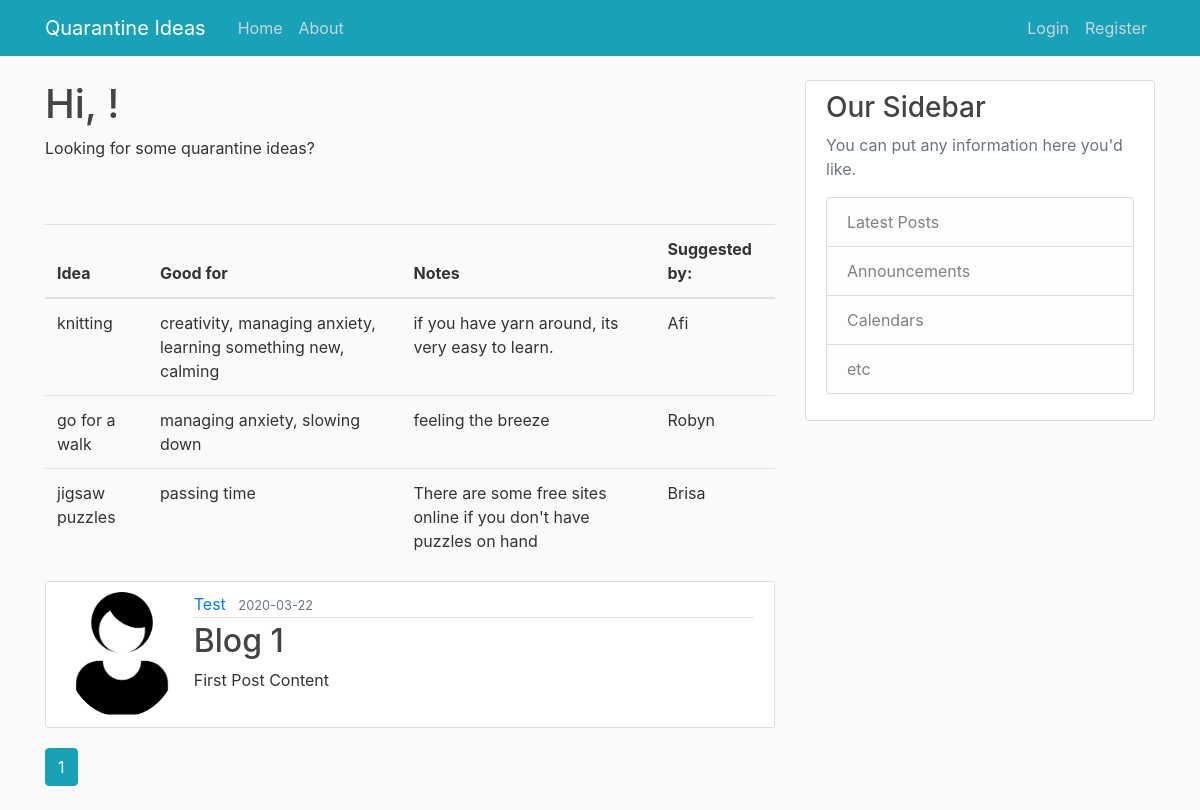
Page /home on the earlier database version.
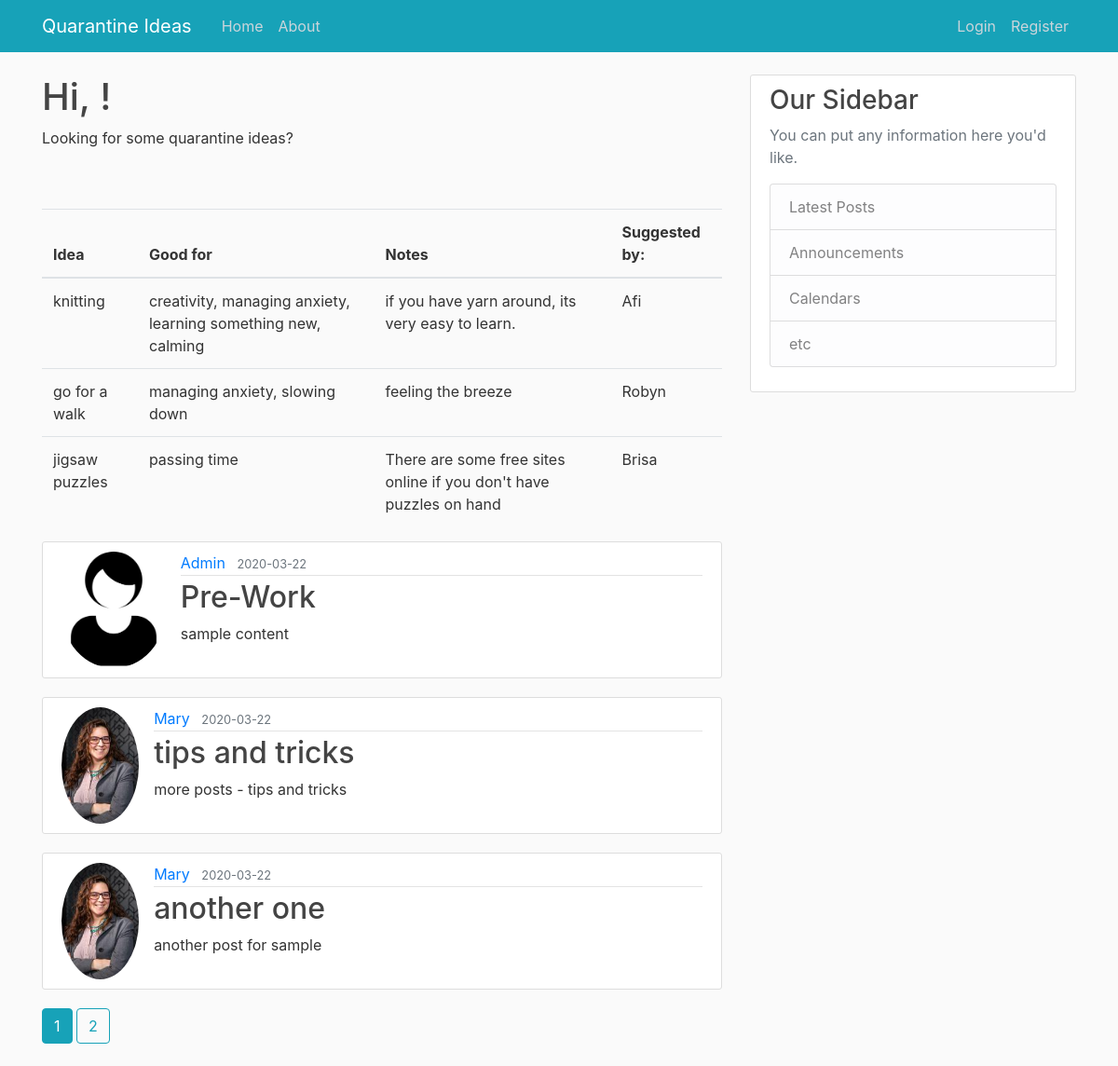
Same page on the later database version.
### ideas/models.py (models this page shows, shortened)
class Post(db.Model):
    id = db.Column(db.Integer, primary_key=True)
    title = db.Column(db.String(100), nullable=False)
    date_posted = db.Column(db.DateTime, nullable=False, default=datetime.utcnow)
    content = db.Column(db.Text, nullable=False)
    user_id = db.Column(db.Integer, db.ForeignKey('user.id'), nullable=False)

class User(db.Model, UserMixin):
    id = db.Column(db.Integer, primary_key=True)
    username = db.Column(db.String(30), unique=True, nullable=False)
    email = db.Column(db.String(30), unique=True, nullable=False)
    image_file = db.Column(db.String(20), nullable=False, default='default.jpg')
    password = db.Column(db.String(60), nullable=False)
    posts = db.relationship('Post', backref='author', lazy='dynamic')

### ideas/routes.py (the view)
@app.route('/')
@app.route('/index')
@app.route('/home')
def home():
    page = request.args.get('page', 1, type=int)
    posts = Post.query.order_by(Post.date_posted.desc()).paginate(page=page, per_page=3)
    return render_template("index.html", title='Quarantine Ideas', ideas=ideas, posts=posts)

### ideas/templates/index.html (shortened to what this page needs)
{% extends "layout.html" %}
{% block main %}
        <h1>Hi, {{ current_user.username }}!</h1>
        <p> Looking for some quarantine ideas?</p>
        <br><br>
        <table class="table">
                <thead>
                <tr>
                        <th>Idea</th>
                        <th>Good for</th>
                        <th>Notes</th>
                        <th>Suggested by:</th>
                </tr>
                </thead>
                {% for idea in ideas %}
                <tr>
                        <td>{{ idea.suggestion }}</td>
                        <td>{{ idea.for }}</td>
                        <td>{{ idea.notes }}</td>
                        <td>{{ idea.by }}</td>
                </tr>
                {% endfor %}
        </table>
        {% for post in posts.items %}
        <article class="media content-section">
                <img class="rounded-circle article-img" src="{{url_for('static', filename='img/'+ post.author.image_file) }}">
                <div class="media-body">
                        <div class="article-metadata">
                                <a class="mr-2" href="{{ url_for('user_posts', username=post.author.username) }}">{{ post.author.username }}</a>
                                <small class="text-muted">{{ post.date_posted.strftime('%Y-%m-%d') }}</small>
                        </div>
                        <h2><a class="article-title" href="{{ url_for('post', post_id=post.id) }}">{{ post.title }}</a></h2>
                        <p class="article-content">{{ post.content }}</p>
                </div>
        </article>
        {% endfor %}
        {% for page_num in posts.iter_pages(left_edge=1, right_edge=1, left_current=1, right_current=3) %}
                {% if page_num %}
                        {% if posts.page == page_num %}
                                 <a class="btn btn-info mb-4" href="{{ url_for('home', page=page_num) }}"> {{ page_num }}</a>
                        {% else %}
                                <a class="btn btn-outline-info mb-4" href="{{ url_for('home', page=page_num) }}"> {{ page_num }}</a>
                        {% endif %}
                        {% else %}
                        ...
                {% endif %}
        {% endfor %}
{% endblock %}

### ideas/templates/layout.html (shortened to what this page needs)
<!DOCTYPE html>
<html>
<head>
    <link rel="stylesheet" href="https://maxcdn.bootstrapcdn.com/bootstrap/4.0.0/css/bootstrap.min.css"
>
    <link rel="stylesheet" type="text/css" href="{{ url_for('static', filename='main.css') }}">
</head>
<body>
    <header class="site-header">
        <nav class="navbar navbar-expand-md navbar-dark bg-info fixed-top">
            <div class="container">
                <a class="navbar-brand mr-4" href="/">Quarantine Ideas</a>
                <div class="collapse navbar-collapse" id="navbarToggle">
                    <div class="navbar-nav mr-auto">
                        <a class="nav-item nav-link" href="{{ url_for('home') }}">Home</a>
                        <a class="nav-item nav-link" href="{{ url_for('about') }}">About</a>
                    </div>
                    {% if current_user.is_authenticated %}
                        <ul class="navbar-nav ml-auto mt-2">
                            <li class="nav-item"><a class="nav-link" href="{{ url_for('new_post') }}">New Post</a></li>
                            <li class="nav-item"><a class="nav-link" href="{{ url_for('account') }}">Account</a></li>
                            <li class="nav-item"><a class="nav-link" href="{{ url_for('logout') }}">Log Out</a></li>
                        </ul>
                    {% else %}
                        <div class="navbar-nav">
                            <a class="nav-item nav-link" href="{{ url_for('login') }}">Login</a>
                            <a class="nav-item nav-link" href="{{ url_for('register') }}">Register</a>
                        </div>
                    {% endif %}
                </div>
            </div>
        </nav>
    </header>
    <main role="main" class="container">
        <div class="row">
            <div class="col-md-8">
                {% block main  %}{% endblock %}
            </div>
            <div class="col-md-4">
                <div class="content-section">
                    <h3>Our Sidebar</h3>
                    <p class='text-muted'>You can put any information here you'd like.
                        <ul class="list-group">
                            <li class="list-group-item list-group-item-light">Latest Posts</li>
                            <li class="list-group-item list-group-item-light">Announcements</li>
                            <li class="list-group-item list-group-item-light">Calendars</li>
                            <li class="list-group-item list-group-item-light">etc</li>
                        </ul>
                    </p>
                </div>
            </div>
        </div>
    </main>
</body>
</html>

### ideas/static/main.css (style rules this page uses)
body { background: #fafafa; color: #333333; margin-top: 5rem; }
h1, h2, h3, h4, h5, h6 { color: #444444; }
.site-header .navbar-nav .nav-link { color: #cbd5db; }
.content-section { background: #ffffff; padding: 10px 20px; border: 1px solid #dddddd; border-radius: 3px; margin-bottom: 20px; }
.article-title { color: #444444; }
.article-content { white-space: pre-line; }
.article-img { height: 125px; margin-right: 16px; }
.article-metadata { padding-bottom: 1px; margin-bottom: 4px; border-bottom: 1px solid #e3e3e3 }

Differences in the rows shown:
no longer on this page (row unchanged): Post: image_file (placeholder picture), author.username "Test", date_posted "2020-03-22", title "Blog 1", content "First Post Content"
added Post: image_file (placeholder picture), author.username "Admin", date_posted "2020-03-22", title "Pre-Work", content "sample content"
added Post: image_file (picture), author.username "Mary", date_posted "2020-03-22", title "tips and tricks", content "more posts - tips and tricks"
added Post: image_file (picture), author.username "Mary", date_posted "2020-03-22", title "another one", content "another post for sample"
Other differences:
new list line: "2"
